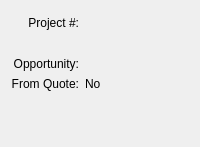
     <widget class="QWidget" name="_relationshipsTab">
      <attribute name="title">
       <string>Relat&amp;ionships</string>
      </attribute>
      <layout class="QGridLayout" name="gridLayout_2">
       <item row="0" column="0">
        <layout class="QHBoxLayout" name="horizontalLayout">
         <item>
          <layout class="QVBoxLayout" name="verticalLayout">
           <item>
            <layout class="QGridLayout">
             <property name="bottomMargin">
              <number>5</number>
             </property>
             <item row="0" column="0">
              <layout class="QVBoxLayout">
               <property name="topMargin">
                <number>5</number>
               </property>
               <item>
                <widget class="QLabel" name="_projectLit">
                 <property name="text">
                  <string>Project #:</string>
                 </property>
                 <property name="alignment">
                  <set>Qt::AlignRight|Qt::AlignTrailing|Qt::AlignVCenter</set>
                 </property>
                </widget>
               </item>
               <item>
                <spacer>
                 <property name="orientation">
                  <enum>Qt::Vertical</enum>
                 </property>
                 <property name="sizeType">
                  <enum>QSizePolicy::Preferred</enum>
                 </property>
                 <property name="sizeHint" stdset="0">
                  <size>
                   <width>20</width>
                   <height>21</height>
                  </size>
                 </property>
                </spacer>
               </item>
              </layout>
             </item>
             <item row="0" column="1">
              <widget class="ProjectCluster" name="_project">
               <property name="sizePolicy">
                <sizepolicy hsizetype="Minimum" vsizetype="Preferred">
                 <horstretch>0</horstretch>
                 <verstretch>0</verstretch>
                </sizepolicy>
               </property>
               <property name="focusPolicy">
                <enum>Qt::StrongFocus</enum>
               </property>
              </widget>
             </item>
             <item row="2" column="0">
              <widget class="QLabel" name="_fromQuoteLit">
               <property name="text">
                <string>From Quote:</string>
               </property>
               <property name="alignment">
                <set>Qt::AlignRight|Qt::AlignTrailing|Qt::AlignVCenter</set>
               </property>
              </widget>
             </item>
             <item row="2" column="1">
              <widget class="QLabel" name="_fromQuote">
               <property name="text">
                <string>No</string>
               </property>
              </widget>
             </item>
             <item row="1" column="1">
              <widget class="OpportunityCluster" name="_opportunity">
               <property name="focusPolicy">
                <enum>Qt::StrongFocus</enum>
               </property>
              </widget>
             </item>
             <item row="1" column="0">
              <widget class="QLabel" name="_opportunityLit">
               <property name="text">
                <string>Opportunity:</string>
               </property>
               <property name="alignment">
                <set>Qt::AlignRight|Qt::AlignTrailing|Qt::AlignVCenter</set>
               </property>
              </widget>
             </item>
            </layout>
           </item>
           <item>
            <spacer name="verticalSpacer">
             <property name="orientation">
              <enum>Qt::Vertical</enum>
             </property>
             <property name="sizeHint" stdset="0">
              <size>
               <width>20</width>
               <height>40</height>
              </size>
             </property>
            </spacer>
           </item>
          </layout>
         </item>
         <item>
          <spacer name="horizontalSpacer">
           <property name="orientation">
            <enum>Qt::Horizontal</enum>
           </property>
           <property name="sizeHint" stdset="0">
            <size>
             <width>40</width>
             <height>20</height>
            </size>
           </property>
          </spacer>
         </item>
        </layout>
       </item>
      </layout>
     </widget>
